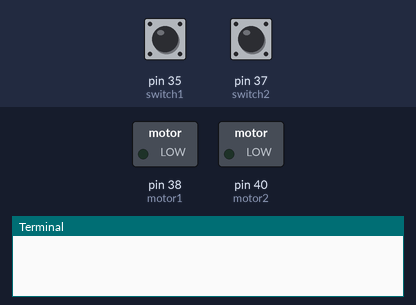
Bench run of a program on a simulated Raspberry Pi (header pin numbers). On the bench: switched loads named in the program (green lamp = pin HIGH), the last lines printed to the terminal. Inputs (shaded band) come from the test bench; at power-on: pin 35 (switch1) HIGH, pin 37 (switch2) HIGH.

Above: at 1.2 s.
1.3 s: pin 35 (switch1) pulled LOW for 0.15 s
At 2.2 s:
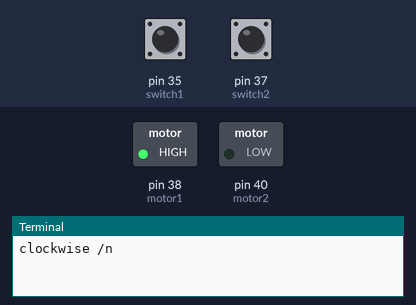
2.9 s: pin 37 (switch2) pulled LOW for 1 s
At 3.7 s:
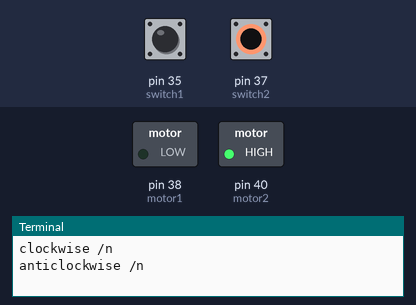
6.8 s: pin 35 (switch1) pulled LOW for 1 s
At 7.6 s:
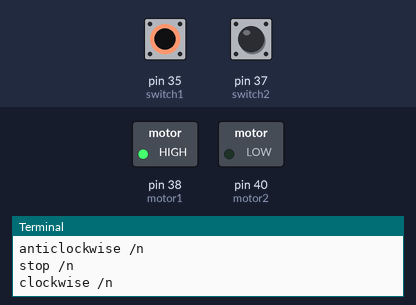
Timing chart, 0 to 9.8 s (numbered marks = the images above; inputs shaded):
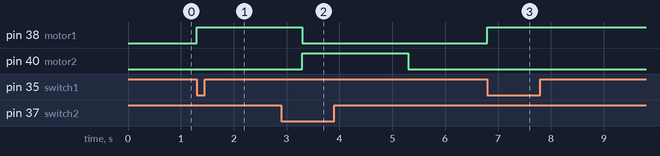

Measured:
- after the input at 1.3 s, pin 38 (motor1): LOW → HIGH at once
- after the input at 2.9 s, pin 38 (motor1): HIGH → LOW after 0.40 s; pin 40 (motor2): LOW → HIGH after 0.40 s, → LOW 2.0 s later
- after the input at 6.8 s, pin 38 (motor1): LOW → HIGH at once

The program:

homeauto.py
```python
import RPi.GPIO as GPIO
import time
GPIO.setwarnings(False)
switch1 = 35
switch2 = 37
motor1 = 38
motor2 = 40
GPIO.setmode(GPIO.BOARD)
GPIO.setup(switch1,GPIO.IN,GPIO.PUD_UP)
GPIO.setup(switch2,GPIO.IN,GPIO.PUD_UP)
GPIO.setup(motor1,GPIO.OUT)
GPIO.setup(motor2,GPIO.OUT)
while 1:
    if GPIO.input(switch1)==0:
        GPIO.output(motor1,GPIO.HIGH)
        GPIO.output(motor2,GPIO.LOW)
        print("clockwise /n")
        time.sleep(2)

        if GPIO.input(switch2)==0:
            GPIO.output(motor1,GPIO.LOW)
            GPIO.output(motor2,GPIO.HIGH)
            print("anticlockwise /n")
            time.sleep(2)
            GPIO.output(motor1,GPIO.LOW)
            GPIO.output(motor2,GPIO.LOW)
            print("stop /n")
```
